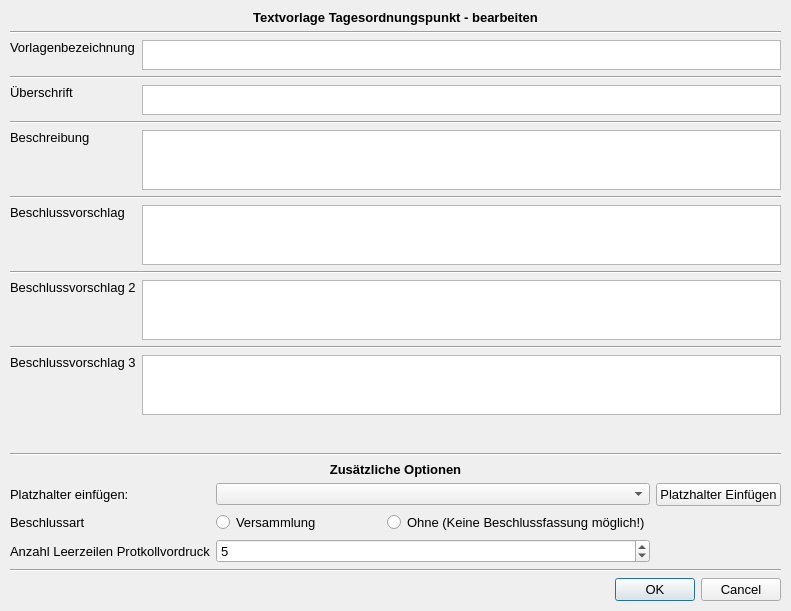
<?xml version="1.0" encoding="UTF-8"?>
<ui version="4.0">
 <class>PatternItemSettings</class>
 <widget class="QDialog" name="PatternItemSettings">
  <property name="geometry">
   <rect>
    <x>0</x>
    <y>0</y>
    <width>791</width>
    <height>611</height>
   </rect>
  </property>
  <property name="windowTitle">
   <string>Dialog</string>
  </property>
  <widget class="QWidget" name="gridLayoutWidget">
   <property name="geometry">
    <rect>
     <x>10</x>
     <y>10</y>
     <width>771</width>
     <height>591</height>
    </rect>
   </property>
   <layout class="QGridLayout" name="gridLayout">
    <item row="4" column="0" colspan="2">
     <layout class="QGridLayout" name="gridLayout_2">
      <item row="2" column="0">
       <widget class="QLabel" name="label_8">
        <property name="sizePolicy">
         <sizepolicy hsizetype="Preferred" vsizetype="Fixed">
          <horstretch>0</horstretch>
          <verstretch>0</verstretch>
         </sizepolicy>
        </property>
        <property name="font">
         <font>
          <pointsize>10</pointsize>
         </font>
        </property>
        <property name="text">
         <string>Beschlussart</string>
        </property>
       </widget>
      </item>
      <item row="3" column="1">
       <widget class="QSpinBox" name="numberOfLines">
        <property name="font">
         <font>
          <pointsize>10</pointsize>
         </font>
        </property>
        <property name="minimum">
         <number>1</number>
        </property>
        <property name="value">
         <number>5</number>
        </property>
       </widget>
      </item>
      <item row="3" column="0">
       <widget class="QLabel" name="label_7">
        <property name="font">
         <font>
          <pointsize>10</pointsize>
         </font>
        </property>
        <property name="text">
         <string>Anzahl Leerzeilen Protkollvordruck</string>
        </property>
       </widget>
      </item>
      <item row="1" column="1">
       <widget class="QComboBox" name="wildcards"/>
      </item>
      <item row="1" column="2">
       <widget class="QPushButton" name="insertWildcard">
        <property name="sizePolicy">
         <sizepolicy hsizetype="Fixed" vsizetype="Fixed">
          <horstretch>0</horstretch>
          <verstretch>0</verstretch>
         </sizepolicy>
        </property>
        <property name="font">
         <font>
          <pointsize>10</pointsize>
         </font>
        </property>
        <property name="text">
         <string>Platzhalter Einfügen</string>
        </property>
       </widget>
      </item>
      <item row="1" column="0">
       <widget class="QLabel" name="label_2">
        <property name="sizePolicy">
         <sizepolicy hsizetype="Fixed" vsizetype="Fixed">
          <horstretch>0</horstretch>
          <verstretch>0</verstretch>
         </sizepolicy>
        </property>
        <property name="font">
         <font>
          <pointsize>10</pointsize>
         </font>
        </property>
        <property name="text">
         <string>Platzhalter einfügen:</string>
        </property>
       </widget>
      </item>
      <item row="2" column="1">
       <layout class="QHBoxLayout" name="horizontalLayout" stretch="0,0">
        <property name="sizeConstraint">
         <enum>QLayout::SetFixedSize</enum>
        </property>
        <item>
         <widget class="QRadioButton" name="mitBeschlussoption">
          <property name="font">
           <font>
            <pointsize>10</pointsize>
           </font>
          </property>
          <property name="text">
           <string>Versammlung</string>
          </property>
         </widget>
        </item>
        <item>
         <widget class="QRadioButton" name="ohneBeschlussoption">
          <property name="font">
           <font>
            <pointsize>10</pointsize>
           </font>
          </property>
          <property name="text">
           <string>Ohne (Keine Beschlussfassung möglich!)</string>
          </property>
         </widget>
        </item>
       </layout>
      </item>
      <item row="0" column="0" colspan="3">
       <widget class="QLabel" name="label_11">
        <property name="sizePolicy">
         <sizepolicy hsizetype="Preferred" vsizetype="Fixed">
          <horstretch>0</horstretch>
          <verstretch>0</verstretch>
         </sizepolicy>
        </property>
        <property name="font">
         <font>
          <pointsize>10</pointsize>
          <weight>75</weight>
          <bold>true</bold>
         </font>
        </property>
        <property name="text">
         <string>Zusätzliche Optionen</string>
        </property>
        <property name="alignment">
         <set>Qt::AlignCenter</set>
        </property>
       </widget>
      </item>
     </layout>
    </item>
    <item row="2" column="0" colspan="2">
     <layout class="QFormLayout" name="formLayout">
      <property name="fieldGrowthPolicy">
       <enum>QFormLayout::AllNonFixedFieldsGrow</enum>
      </property>
      <item row="0" column="0">
       <widget class="QLabel" name="label">
        <property name="sizePolicy">
         <sizepolicy hsizetype="Fixed" vsizetype="Fixed">
          <horstretch>0</horstretch>
          <verstretch>0</verstretch>
         </sizepolicy>
        </property>
        <property name="font">
         <font>
          <pointsize>10</pointsize>
         </font>
        </property>
        <property name="text">
         <string>Vorlagenbezeichnung</string>
        </property>
       </widget>
      </item>
      <item row="0" column="1">
       <widget class="QTextEdit" name="patternName">
        <property name="sizePolicy">
         <sizepolicy hsizetype="Expanding" vsizetype="Fixed">
          <horstretch>0</horstretch>
          <verstretch>0</verstretch>
         </sizepolicy>
        </property>
        <property name="minimumSize">
         <size>
          <width>300</width>
          <height>0</height>
         </size>
        </property>
        <property name="maximumSize">
         <size>
          <width>16777215</width>
          <height>30</height>
         </size>
        </property>
        <property name="font">
         <font>
          <pointsize>10</pointsize>
         </font>
        </property>
        <property name="acceptRichText">
         <bool>false</bool>
        </property>
       </widget>
      </item>
      <item row="1" column="0" colspan="2">
       <widget class="Line" name="line_8">
        <property name="orientation">
         <enum>Qt::Horizontal</enum>
        </property>
       </widget>
      </item>
      <item row="2" column="0">
       <widget class="QLabel" name="label_3">
        <property name="sizePolicy">
         <sizepolicy hsizetype="Fixed" vsizetype="Fixed">
          <horstretch>0</horstretch>
          <verstretch>0</verstretch>
         </sizepolicy>
        </property>
        <property name="font">
         <font>
          <pointsize>10</pointsize>
         </font>
        </property>
        <property name="text">
         <string>Überschrift</string>
        </property>
       </widget>
      </item>
      <item row="2" column="1">
       <widget class="QTextEdit" name="header">
        <property name="sizePolicy">
         <sizepolicy hsizetype="Expanding" vsizetype="Fixed">
          <horstretch>0</horstretch>
          <verstretch>0</verstretch>
         </sizepolicy>
        </property>
        <property name="minimumSize">
         <size>
          <width>300</width>
          <height>0</height>
         </size>
        </property>
        <property name="maximumSize">
         <size>
          <width>16777215</width>
          <height>30</height>
         </size>
        </property>
        <property name="font">
         <font>
          <pointsize>10</pointsize>
         </font>
        </property>
        <property name="cursor" stdset="0">
         <cursorShape>IBeamCursor</cursorShape>
        </property>
        <property name="acceptRichText">
         <bool>false</bool>
        </property>
       </widget>
      </item>
      <item row="3" column="0" colspan="2">
       <widget class="Line" name="line_7">
        <property name="orientation">
         <enum>Qt::Horizontal</enum>
        </property>
       </widget>
      </item>
      <item row="4" column="0">
       <widget class="QLabel" name="label_4">
        <property name="sizePolicy">
         <sizepolicy hsizetype="Fixed" vsizetype="Fixed">
          <horstretch>0</horstretch>
          <verstretch>0</verstretch>
         </sizepolicy>
        </property>
        <property name="font">
         <font>
          <pointsize>10</pointsize>
         </font>
        </property>
        <property name="text">
         <string>Beschreibung</string>
        </property>
       </widget>
      </item>
      <item row="4" column="1">
       <widget class="QTextEdit" name="description">
        <property name="sizePolicy">
         <sizepolicy hsizetype="Expanding" vsizetype="Fixed">
          <horstretch>0</horstretch>
          <verstretch>0</verstretch>
         </sizepolicy>
        </property>
        <property name="minimumSize">
         <size>
          <width>300</width>
          <height>60</height>
         </size>
        </property>
        <property name="maximumSize">
         <size>
          <width>16777215</width>
          <height>60</height>
         </size>
        </property>
        <property name="font">
         <font>
          <pointsize>10</pointsize>
         </font>
        </property>
        <property name="acceptRichText">
         <bool>false</bool>
        </property>
       </widget>
      </item>
      <item row="5" column="0" colspan="2">
       <widget class="Line" name="line_6">
        <property name="orientation">
         <enum>Qt::Horizontal</enum>
        </property>
       </widget>
      </item>
      <item row="6" column="0">
       <widget class="QLabel" name="label_9">
        <property name="sizePolicy">
         <sizepolicy hsizetype="Fixed" vsizetype="Fixed">
          <horstretch>0</horstretch>
          <verstretch>0</verstretch>
         </sizepolicy>
        </property>
        <property name="font">
         <font>
          <pointsize>10</pointsize>
         </font>
        </property>
        <property name="text">
         <string>Beschlussvorschlag</string>
        </property>
       </widget>
      </item>
      <item row="6" column="1">
       <widget class="QTextEdit" name="suggestion">
        <property name="sizePolicy">
         <sizepolicy hsizetype="Expanding" vsizetype="Fixed">
          <horstretch>0</horstretch>
          <verstretch>0</verstretch>
         </sizepolicy>
        </property>
        <property name="minimumSize">
         <size>
          <width>300</width>
          <height>60</height>
         </size>
        </property>
        <property name="maximumSize">
         <size>
          <width>16777215</width>
          <height>60</height>
         </size>
        </property>
        <property name="font">
         <font>
          <pointsize>10</pointsize>
         </font>
        </property>
        <property name="acceptRichText">
         <bool>false</bool>
        </property>
       </widget>
      </item>
      <item row="7" column="0" colspan="2">
       <widget class="Line" name="line_5">
        <property name="orientation">
         <enum>Qt::Horizontal</enum>
        </property>
       </widget>
      </item>
      <item row="8" column="0">
       <widget class="QLabel" name="label_5">
        <property name="sizePolicy">
         <sizepolicy hsizetype="Fixed" vsizetype="Fixed">
          <horstretch>0</horstretch>
          <verstretch>0</verstretch>
         </sizepolicy>
        </property>
        <property name="font">
         <font>
          <pointsize>10</pointsize>
         </font>
        </property>
        <property name="text">
         <string>Beschlussvorschlag 2</string>
        </property>
       </widget>
      </item>
      <item row="8" column="1">
       <widget class="QTextEdit" name="suggestion2">
        <property name="sizePolicy">
         <sizepolicy hsizetype="Expanding" vsizetype="Fixed">
          <horstretch>0</horstretch>
          <verstretch>0</verstretch>
         </sizepolicy>
        </property>
        <property name="minimumSize">
         <size>
          <width>300</width>
          <height>60</height>
         </size>
        </property>
        <property name="maximumSize">
         <size>
          <width>16777215</width>
          <height>60</height>
         </size>
        </property>
        <property name="font">
         <font>
          <pointsize>10</pointsize>
         </font>
        </property>
        <property name="acceptRichText">
         <bool>false</bool>
        </property>
       </widget>
      </item>
      <item row="9" column="0" colspan="2">
       <widget class="Line" name="line_4">
        <property name="orientation">
         <enum>Qt::Horizontal</enum>
        </property>
       </widget>
      </item>
      <item row="10" column="0">
       <widget class="QLabel" name="label_6">
        <property name="sizePolicy">
         <sizepolicy hsizetype="Fixed" vsizetype="Fixed">
          <horstretch>0</horstretch>
          <verstretch>0</verstretch>
         </sizepolicy>
        </property>
        <property name="font">
         <font>
          <pointsize>10</pointsize>
         </font>
        </property>
        <property name="text">
         <string>Beschlussvorschlag 3</string>
        </property>
       </widget>
      </item>
      <item row="10" column="1">
       <widget class="QTextEdit" name="suggestion3">
        <property name="sizePolicy">
         <sizepolicy hsizetype="Expanding" vsizetype="Fixed">
          <horstretch>0</horstretch>
          <verstretch>0</verstretch>
         </sizepolicy>
        </property>
        <property name="minimumSize">
         <size>
          <width>300</width>
          <height>60</height>
         </size>
        </property>
        <property name="maximumSize">
         <size>
          <width>16777215</width>
          <height>60</height>
         </size>
        </property>
        <property name="font">
         <font>
          <pointsize>10</pointsize>
         </font>
        </property>
        <property name="acceptRichText">
         <bool>false</bool>
        </property>
       </widget>
      </item>
     </layout>
    </item>
    <item row="3" column="0" colspan="2">
     <widget class="Line" name="line_2">
      <property name="orientation">
       <enum>Qt::Horizontal</enum>
      </property>
     </widget>
    </item>
    <item row="6" column="0" colspan="2">
     <widget class="QDialogButtonBox" name="buttonBox">
      <property name="font">
       <font>
        <pointsize>10</pointsize>
       </font>
      </property>
      <property name="orientation">
       <enum>Qt::Horizontal</enum>
      </property>
      <property name="standardButtons">
       <set>QDialogButtonBox::Cancel|QDialogButtonBox::Ok</set>
      </property>
     </widget>
    </item>
    <item row="0" column="0" colspan="2">
     <widget class="QLabel" name="label_10">
      <property name="sizePolicy">
       <sizepolicy hsizetype="Preferred" vsizetype="Fixed">
        <horstretch>0</horstretch>
        <verstretch>0</verstretch>
       </sizepolicy>
      </property>
      <property name="font">
       <font>
        <family>MS Shell Dlg 2</family>
        <pointsize>10</pointsize>
        <weight>75</weight>
        <bold>true</bold>
       </font>
      </property>
      <property name="text">
       <string>Textvorlage Tagesordnungspunkt - bearbeiten</string>
      </property>
      <property name="alignment">
       <set>Qt::AlignCenter</set>
      </property>
     </widget>
    </item>
    <item row="1" column="0" colspan="2">
     <widget class="Line" name="line_3">
      <property name="orientation">
       <enum>Qt::Horizontal</enum>
      </property>
     </widget>
    </item>
    <item row="5" column="0" colspan="2">
     <widget class="Line" name="line">
      <property name="orientation">
       <enum>Qt::Horizontal</enum>
      </property>
     </widget>
    </item>
   </layout>
  </widget>
 </widget>
 <resources/>
 <connections>
  <connection>
   <sender>buttonBox</sender>
   <signal>accepted()</signal>
   <receiver>PatternItemSettings</receiver>
   <slot>accept()</slot>
   <hints>
    <hint type="sourcelabel">
     <x>248</x>
     <y>254</y>
    </hint>
    <hint type="destinationlabel">
     <x>157</x>
     <y>274</y>
    </hint>
   </hints>
  </connection>
  <connection>
   <sender>buttonBox</sender>
   <signal>rejected()</signal>
   <receiver>PatternItemSettings</receiver>
   <slot>reject()</slot>
   <hints>
    <hint type="sourcelabel">
     <x>316</x>
     <y>260</y>
    </hint>
    <hint type="destinationlabel">
     <x>286</x>
     <y>274</y>
    </hint>
   </hints>
  </connection>
 </connections>
</ui>
